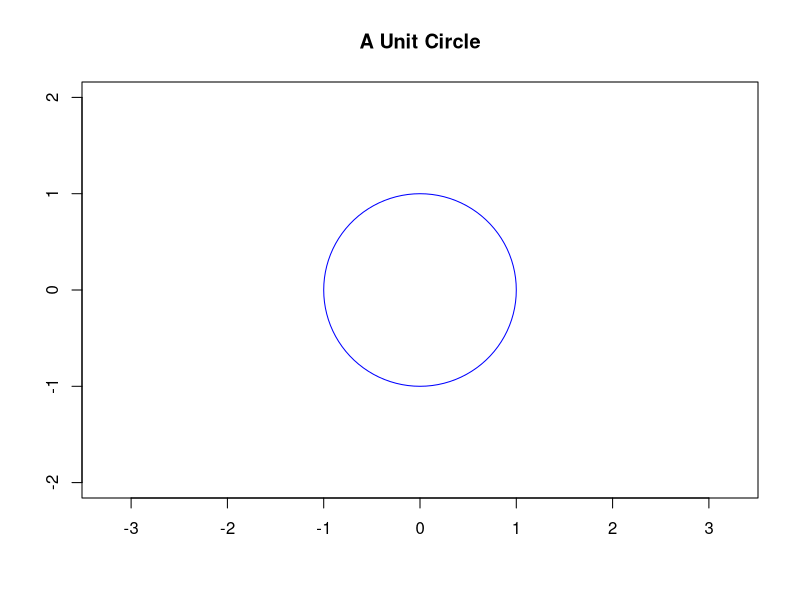

Recreate this plot in R.
## ---- chunk 1
library(plotrix)
plot(-2:2,-2:2,type="n",xlab="",ylab="",main="A Unit Circle",asp=1)
draw.circle(0,0,1,border="blue",lty=1,lwd=1)
